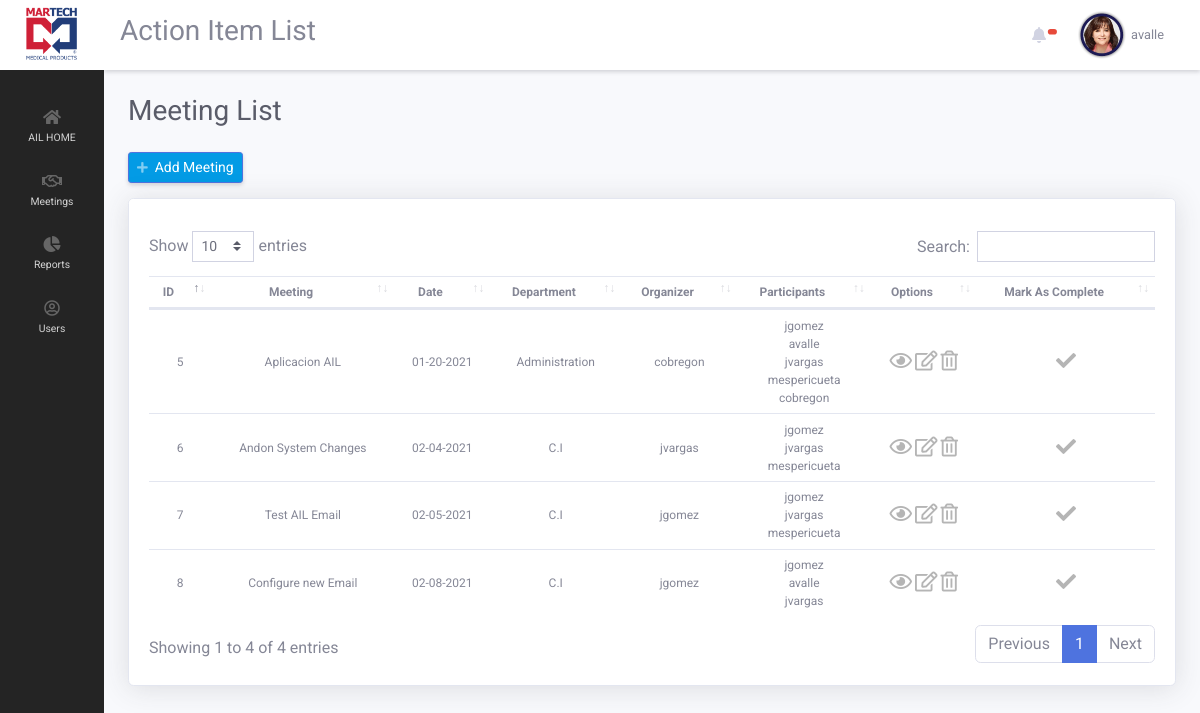
Page /ailApp/index.php?page=meeting_list (signed in) on the committed database.
### tables this page shows
CREATE TABLE `meetings` (
  `meeting_id` int(11) NOT NULL,
  `meeting_department_id` int(11) NOT NULL,
  `meeting_name` varchar(255) NOT NULL,
  `meeting_description` text NOT NULL,
  `meeting_date` date NOT NULL,
  `meeting_active` int(1) NOT NULL DEFAULT 1,
  `meeting_complete` int(1) NOT NULL,
  `meeting_user_id` int(11) NOT NULL
);

CREATE TABLE `departments` (
  `department_id` int(11) NOT NULL,
  `department_name` varchar(255) NOT NULL,
  `department_active` int(1) NOT NULL DEFAULT 1
);

CREATE TABLE `users` (
  `user_id` int(11) NOT NULL COMMENT 'auto incrementing user_id of each user, unique index',
  `user_name` varchar(64) NOT NULL COMMENT 'user''s name, unique',
  `user_password_hash` varchar(255) NOT NULL COMMENT 'user''s password in salted and hashed format',
  `user_email` varchar(64) NOT NULL COMMENT 'user''s email, unique',
  `user_first_name` varchar(255) DEFAULT NULL,
  `user_last_name` varchar(255) DEFAULT NULL,
  `user_employee_number` varchar(255) DEFAULT NULL,
  `user_department` int(11) NOT NULL,
  `user_date` datetime DEFAULT NULL,
  `user_last_update` timestamp NOT NULL DEFAULT current_timestamp() ON UPDATE current_timestamp(),
  `user_phone` varchar(25) DEFAULT NULL,
  `user_areacode` varchar(5) DEFAULT NULL,
  `user_level` int(1) NOT NULL DEFAULT 0,
  `user_image` varchar(255) NOT NULL DEFAULT 'uploads/user_img/noimage.png',
  `user_locked` int(1) NOT NULL DEFAULT 0,
  `user_suspend` int(1) NOT NULL DEFAULT 0,
  `user_active` int(1) NOT NULL DEFAULT 1
);

CREATE TABLE `meeting_attendees` (
  `meeting_attendee_id` int(11) NOT NULL,
  `m_a_meeting_id` int(11) NOT NULL,
  `meeting_user_id` int(11) NOT NULL
);

### ailApp/views/pages/meetings/meeting_list.php (the view, shortened to what this page needs)
<h1 class="h3 mb-4 text-gray-800">Meeting List</h1>
<div style="margin-bottom:15px;">
    <a  href="index.php?page=meeting_add" id="add-newuser" class="d-none d-sm-inline-block btn btn-sm btn-primary shadow-sm" ><i class="fas fa-plus fa-sm text-white-50"></i>&nbsp;&nbsp;Add Meeting</a>
</div>
<div class="card shadow mb-4">
    <div class="card-header py-3">
    </div>
        <div class="card-body">
            <div style="margin-top:-20px;" class="table-responsive">
            <table  style="font-size: 14px; vertical-align:middle; " class="table  order-column " id="dataTable" width="100%" cellspacing="0">
                <thead style="text-align:center;">
                <tr>
                    <th>ID</th>
                    <th>Meeting</th>
                    <th>Date</th>
                    <th>Department</th>
                    <th>Organizer</th>
                    <th>Participants</th>
                    <th>Options</th>
                    <th>Mark As Complete</th>
                </tr>
                </thead>
                <tbody>
                    <?php
                    if($_SESSION['quatroapp_user_level'] >= 1)
                    {
                        $query = "SELECT * FROM meetings
                        LEFT JOIN departments ON meetings.meeting_department_id = departments.department_id
                        LEFT JOIN users as owner ON meetings.meeting_user_id = owner.user_id
                        WHERE meeting_active = 1 ";
                    }
                    $result = mysqli_query($connection, $query);
                    while($row = mysqli_fetch_array($result)):
                    ?>
                        <tr>
                            <td style="text-align: center;"><?php echo $row['meeting_id'];  ?></td>
                            <td style="text-align: center;"><?php echo $row['meeting_name'];  ?></td>
                            <td style="text-align: center;"><?php echo date('m-d-Y', strtotime($row['meeting_date']));  ?></td>
                            <td style="text-align: center;"><?php echo $row['department_name'];  ?></td>
                            <td style="text-align: center;"><?php echo $row['user_name'];  ?></td>
                            <td style="text-align: center;">
                                <?php
                                    $participants = "SELECT * FROM meeting_attendees
                                    LEFT JOIN users ON meeting_attendees.meeting_user_id = users.user_id
                                    WHERE m_a_meeting_id = {$row['meeting_id']}";
                                    $run_participants = mysqli_query($connection, $participants);
                                    while($row_participants = mysqli_fetch_array($run_participants)):
                                ?>
                                    <?php echo $row_participants['user_name']; ?><br>
                                <?php
                                    endwhile;
                                ?>
                            </td>
                            <td style="text-align: center;">
                                <a href='index.php?page=meeting_view&meeting_id=<?php echo $row['meeting_id']?>'  class=''  data-cat-name='{$row['user_name']}' data-cat-id='{$row['user_id']}'><i data-toggle='tooltip' data-placement='left' title='View Meeting' style='font-size: 20px; color:#b5b5b5' class='far fa-eye options'></i></a>
                                <a href='index.php?page=meeting_edit&meeting_id=<?php echo $row['meeting_id']?>'  class=''  data-cat-name='{$row['user_name']}' data-cat-id='{$row['user_id']}'><i data-toggle='tooltip' data-placement='left' title='Edit Meeting' style='font-size: 20px; color:#b5b5b5' class='far fa-edit options'></i></a>
                                <a href='index.php?page=meeting_delete&meeting_id=<?php echo $row['meeting_id']?>'  class=''  data-cat-name='{$row['user_name']}' data-cat-id='{$row['user_id']}'><i data-toggle='tooltip' data-placement='left' title='Delete Meeting' style='font-size: 20px; color:#b5b5b5' class='far fa-trash-alt options'></i></a>
                            </td>
                            <td style="text-align: center;">
                                <a href='index.php?page=meeting_complete&meeting_id=<?php echo $row['meeting_id']?>'  class=''  data-cat-name='{$row['user_name']}' data-cat-id='{$row['user_id']}'><i data-toggle='tooltip' data-placement='left' title='Mark as completed' style='font-size: 20px; color:#b5b5b5' class='fas fa-check options2'></i></a>
                            </td>
                        </tr>
                    <?php endwhile; ?>
                </tbody>
            </table>
        </div>
    </div>
</div>

### ailApp/views/includes/header.php (style rules this page uses)
body { font-family: 'Roboto', sans-serif; }
tr { font-size: 12px; }
.btn-primary { background-color: #039be5; }
.table-responsive { width: 100%; }
.card-header { background-color: #fff; border-bottom: #fff; }
td { vertical-align: middle; }
.odd { vertical-align: middle; }
.even { vertical-align: middle; }

### rows in the picture
meetings: meeting_id "5", meeting_name "Aplicacion AIL", meeting_date "01-20-2021", departments.department_name "Administration", users.user_name "cobregon"
meeting_attendees: users.user_name "jgomez"
meeting_attendees: users.user_name "avalle"
meeting_attendees: users.user_name "jvargas"
meeting_attendees: users.user_name "mespericueta"
meeting_attendees: users.user_name "cobregon"
meetings: meeting_id "6", meeting_name "Andon System Changes", meeting_date "02-04-2021", departments.department_name "C.I", users.user_name "jvargas"
meeting_attendees: users.user_name "jgomez"
meeting_attendees: users.user_name "jvargas"
meeting_attendees: users.user_name "mespericueta"
meetings: meeting_id "7", meeting_name "Test AIL Email", meeting_date "02-05-2021", departments.department_name "C.I", users.user_name "jgomez"
meeting_attendees: users.user_name "jgomez"
meeting_attendees: users.user_name "jvargas"
meeting_attendees: users.user_name "mespericueta"
meetings: meeting_id "8", meeting_name "Configure new Email", meeting_date "02-08-2021", departments.department_name "C.I", users.user_name "jgomez"
meeting_attendees: users.user_name "jgomez"
meeting_attendees: users.user_name "avalle"
meeting_attendees: users.user_name "jvargas"

### other values in the picture
$_SESSION['quatroapp_user_name'] "avalle"
